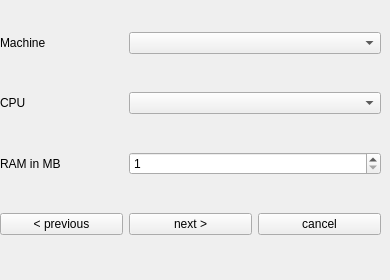
   <widget class="QWidget" name="page_2">
    <widget class="QWidget" name="gridLayoutWidget_2">
     <property name="geometry">
      <rect>
       <x>0</x>
       <y>0</y>
       <width>381</width>
       <height>271</height>
      </rect>
     </property>
     <layout class="QGridLayout" name="gridLayout_2">
      <item row="2" column="0">
       <widget class="QLabel" name="lbl_ram">
        <property name="text">
         <string>RAM in MB</string>
        </property>
       </widget>
      </item>
      <item row="1" column="0">
       <widget class="QLabel" name="lbl_cpu">
        <property name="text">
         <string>CPU</string>
        </property>
       </widget>
      </item>
      <item row="0" column="0">
       <widget class="QLabel" name="lbl_machine">
        <property name="text">
         <string>Machine</string>
        </property>
       </widget>
      </item>
      <item row="3" column="0">
       <widget class="QPushButton" name="pb_prev2">
        <property name="text">
         <string>&lt; previous</string>
        </property>
       </widget>
      </item>
      <item row="3" column="1">
       <widget class="QPushButton" name="pb_next2">
        <property name="text">
         <string>next &gt;</string>
        </property>
       </widget>
      </item>
      <item row="3" column="2">
       <widget class="QPushButton" name="pb_cancel2">
        <property name="text">
         <string>cancel</string>
        </property>
       </widget>
      </item>
      <item row="0" column="1" colspan="2">
       <widget class="QComboBox" name="cb_machine">
        <property name="placeholderText">
         <string>Please select a machine</string>
        </property>
        <item>
         <property name="text">
          <string>let QEMU decide</string>
         </property>
        </item>
       </widget>
      </item>
      <item row="1" column="1" colspan="2">
       <widget class="QComboBox" name="cb_cpu">
        <property name="placeholderText">
         <string>Please select a processor</string>
        </property>
        <item>
         <property name="text">
          <string>let QEMU decide</string>
         </property>
        </item>
       </widget>
      </item>
      <item row="2" column="1" colspan="2">
       <widget class="QSpinBox" name="sb_ram">
        <property name="minimum">
         <number>1</number>
        </property>
        <property name="maximum">
         <number>32768</number>
        </property>
        <property name="value">
         <number>1</number>
        </property>
       </widget>
      </item>
     </layout>
    </widget>
   </widget>
